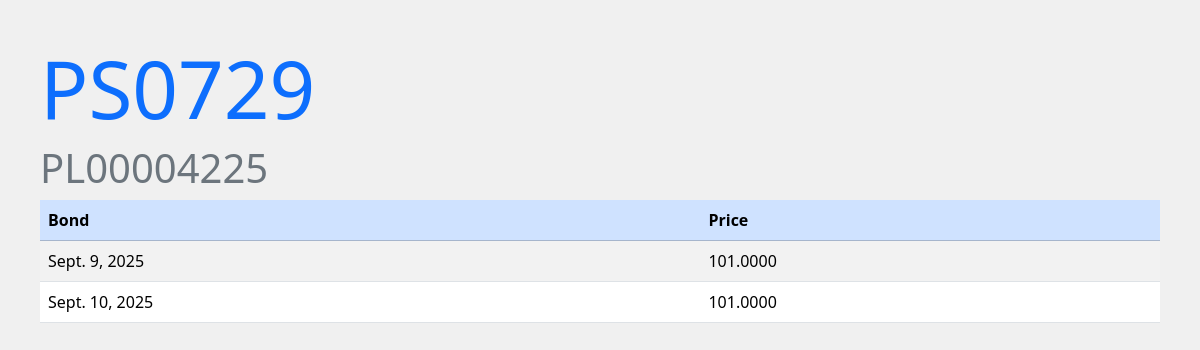
Before: /bonds/list-prices/3/ with the older database file.
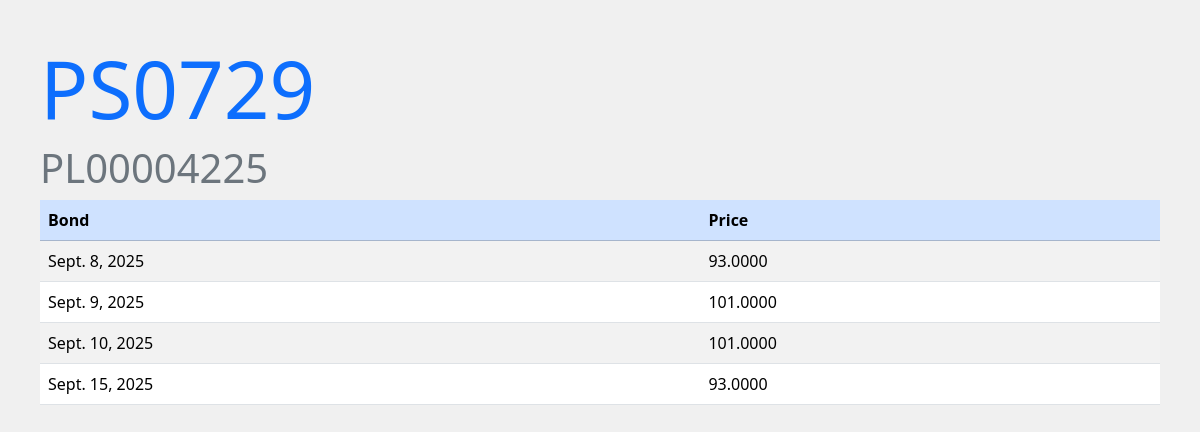
After: the same page with the newer database file.
### bonds/models.py (models this page shows, shortened)
class BondPrice(models.Model):
    calendar = ql.Poland()
    settlement_days = '2D'
    settlement_date = calendar.advance(ql.Date.todaysDate(), ql.Period(settlement_days)).ISO()
    bond = models.ForeignKey(Bond, on_delete=models.CASCADE, related_name='prices')
    price = models.DecimalField(max_digits=10, decimal_places=4)
    date = models.DateField(default=settlement_date)
    class Meta:
        ordering = ['date']
        unique_together = ('price', 'date')

### bonds/views.py (the view)
# urls.py: path('list-prices/<int:pk>/', BondPriceListView.as_view(), name='list_bond_prices'),
class BondPriceListView(ListView):
    model = BondPrice
    context_object_name = 'bond_prices'
    template_name = 'bonds/list_bond_prices.html'
    def get_context_data(self, *args, **kwargs):
        context = super().get_context_data(**kwargs)
        context['bond'] = Bond.objects.get(pk=self.kwargs.get('pk'))
        return context
    def get_queryset(self):
        bond_pk = self.kwargs.get('pk')
        return BondPrice.objects.filter(bond_id=bond_pk)

### bonds/templates/bonds/list_bond_prices.html
{% extends 'base.html' %}
{% load static %}
{% block content %}
    <h2 class="display-1 text-primary">{{ bond.name }}</h2>
    <h4 class="display-6 text-secondary">{{ bond.ISIN }}</h4>
    <table class="table table-striped table-hover">
        <thead>
            <tr class="table-primary">
                <th>Bond</th>
                <th>Price</th>
            </tr>
        </thead>
    {% for obj in bond_prices %}
        <tr>
            <td>{{ obj.date }}</td>
            <td>{{ obj.price }}</td>
        </tr>
    {% endfor %}
    </table>
{% endblock %}

Changed rows visible on the page:
added BondPrice: date "Sept. 8, 2025", price "93.0000"
added BondPrice: date "Sept. 15, 2025", price "93.0000"
